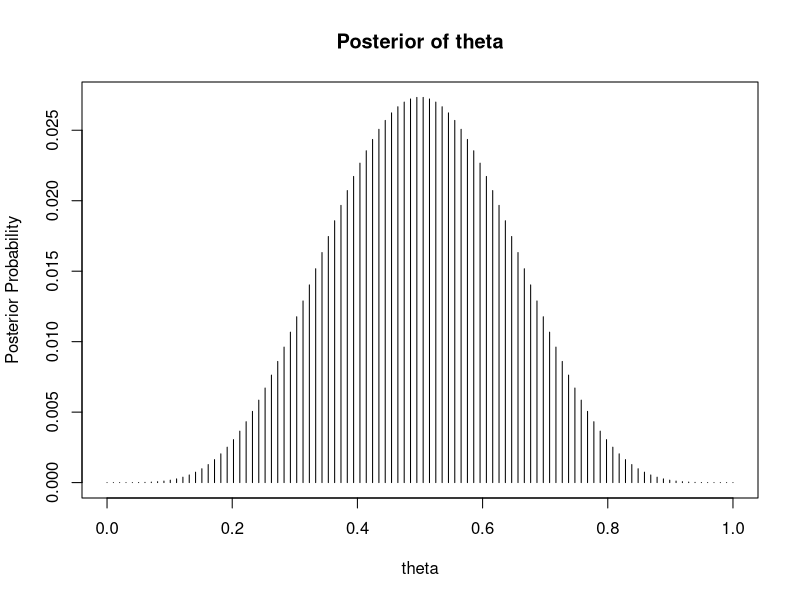

R code for this plot:
# Single parameter sampling of theta

# Define grid for theta
theta_grid <- seq(0, 1, length.out = 100) # Defines a sequence of values for θ.
# Prior (e.g., uniform)
prior <- rep(1, length(theta_grid))

# Likelihood: example for binomial likelihood
y <- 5 # observed successes
n <- 10 # total trials
likelihood <- dbinom(y, size=n, prob=theta_grid) # Computes likelihood values on the grid.

# Posterior Calculated and normalized across the grid.
# Unnormalized posterior
unnormalized_posterior <- likelihood * prior

# Normalize to get posterior
posterior <- unnormalized_posterior / sum(unnormalized_posterior)

# Plot posterior distribution
plot(theta_grid, posterior, type="h",
     main="Posterior of theta",
     xlab="theta", ylab="Posterior Probability")